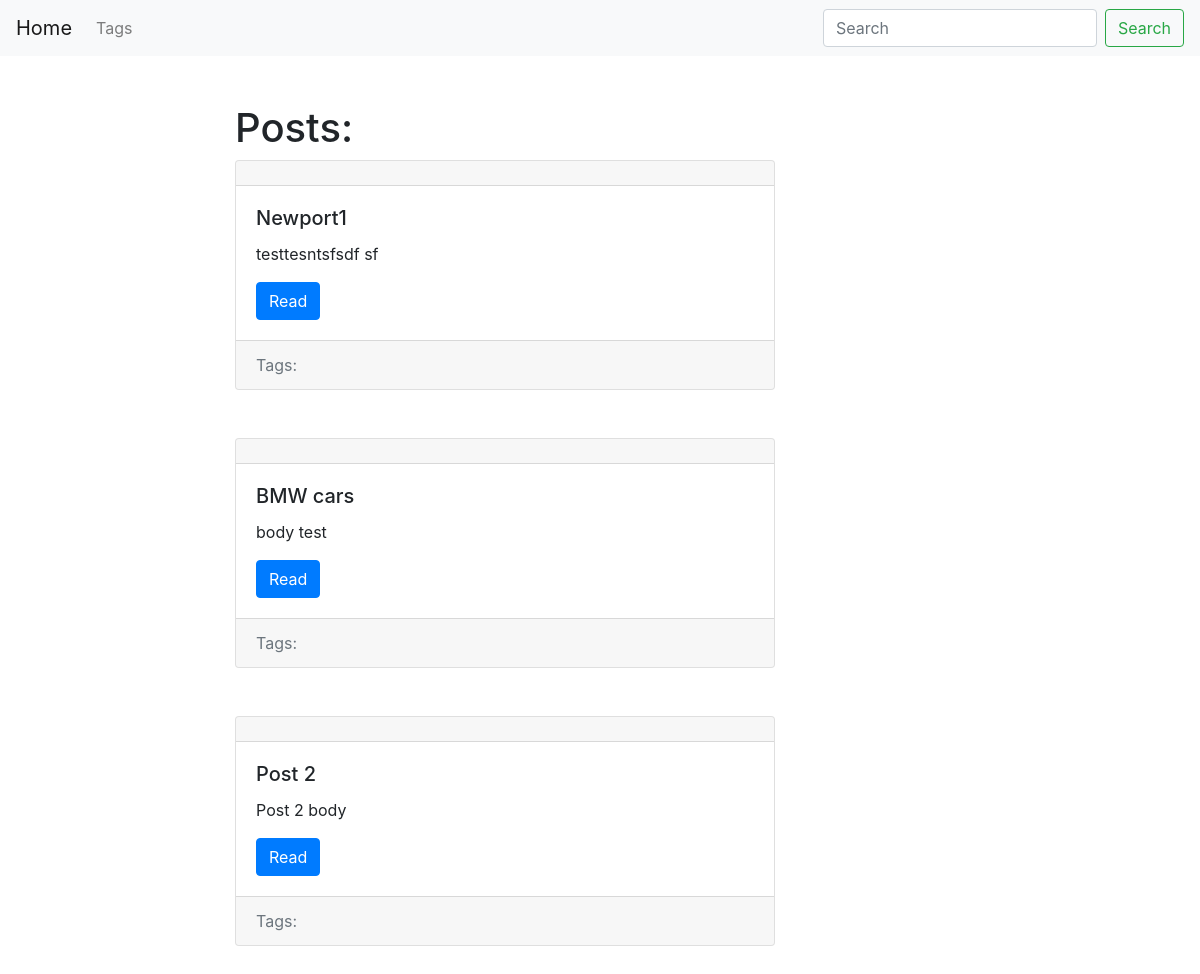
/blog/, run on an earlier commit of the app's database.
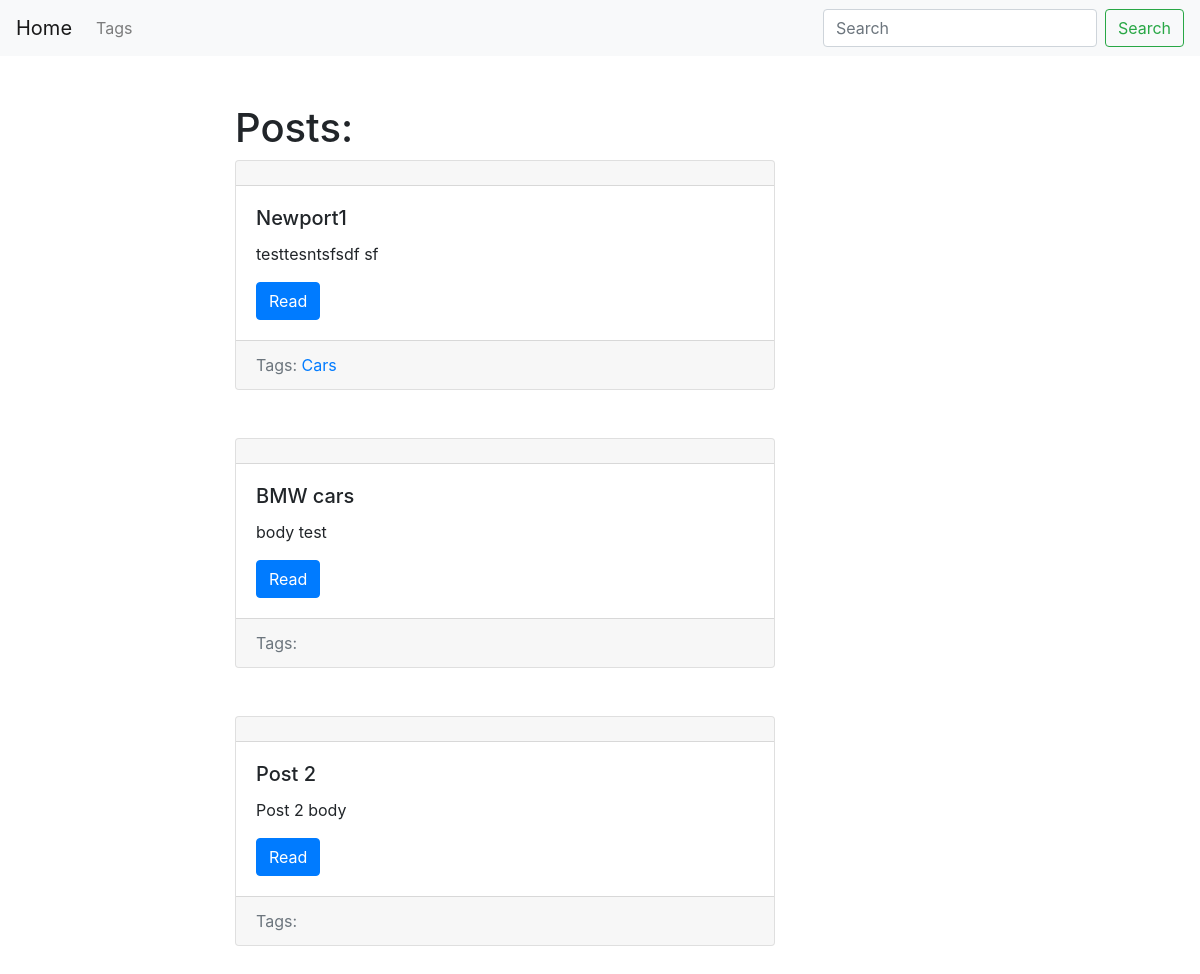
And on a later commit of the database.
### blog/models.py (models this page shows, shortened)
class Post(models.Model):
    title = models.CharField(max_length=150, db_index=True)
    slug = models.SlugField(max_length=150, unique=True, blank=True)
    body = models.TextField(blank=True, db_index=True)
    datepub = models.DateTimeField(auto_now_add=True)
    tags = models.ManyToManyField('Tag', blank=True, related_name='posts')
    def get_absolute_url(self):
        return reverse('current_post_url', kwargs={'slug' : self.slug})
    class Meta:
        ordering = ['-datepub']

class Tag(models.Model):
    title = models.CharField(max_length=50)
    slug = models.SlugField(max_length=50, unique=True)
    def get_absolute_url(self):
        return reverse('tag_detail_url', kwargs={'slug' : self.slug})
    class Meta:
        ordering = ['title']

### blog/views.py (the view)
# urls.py: path('', posts_list, name='posts_list_url'),
def posts_list(request):
    search_query = request.GET.get('search', )
    if search_query:
        posts = Post.objects.filter(Q(title__icontains=search_query) | Q(body__icontains=search_query))
    else:
        posts = Post.objects.all()
    paginator = Paginator(posts, 3)
    page_number = request.GET.get('page', 1)
    page = paginator.get_page(page_number)
    is_paginated = page.has_other_pages()
    if page.has_previous():
        prev_url = '?page={}'.format(page.previous_page_number())
    else:
        prev_url = ''
    if page.has_next():
        next_url = '?page={}'.format(page.next_page_number())
    else:
        next_url = ''
    context = {
        'page' : page,
        'is_paginated' : is_paginated,
        'next_url' : next_url,
        'prev_url' : prev_url
    }
    return render(request, 'blog/index.html', context=context)

### blog/templates/blog/index.html (shortened to what this page needs)
{% extends 'blog/base_blog.html'%}
{% block content %}
<h1>Posts: </h1>
    {% for post in page.object_list %}
        {% include 'blog/includes/post_card_template.html' %}
    {% endfor %}
{% endblock %}

### blog/templates/blog/includes/post_card_template.html (shortened to what this page needs)
<div class="card mb-5">
    <div class="card-header">
    </div>
    <div class="card-body">
        <h5 class="card-title">{{ post.title }}</h5>
        <p class="card-text">{{ post.body|truncatewords:15 }}</p>
        <a href="{{ post.get_absolute_url }}" class="btn btn-primary">Read</a>
    </div>
    <div class="card-footer text-muted">
        Tags:
        {% for tag in post.tags.all %}
        <a href="{{ tag.get_absolute_url }}">{{ tag.title }}</a>
        {% endfor %}
    </div>
</div>

What changed in the data, as far as the page shows it:
added Tag: title "Cars", shown under Post "Newport1"
